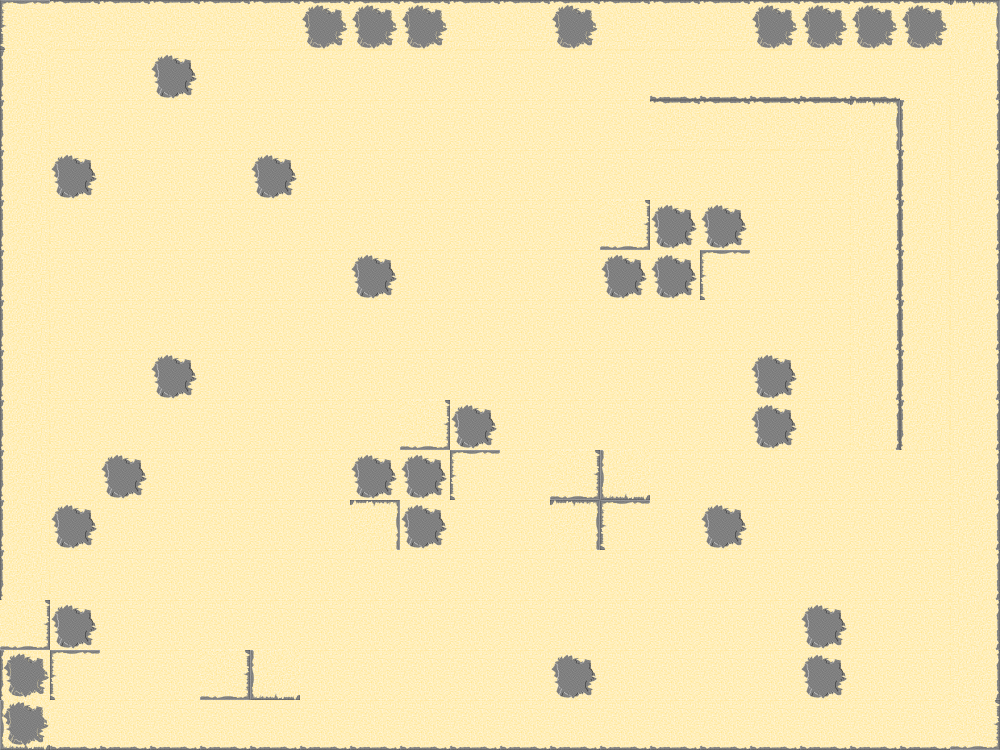

Below is a game level as drawn by its tile map, then a one-line description and the .tmx file that defines it, in full:
An orthogonal 20x15 tile map with 50x50 px tiles, 1 tile layer (Tile Layer 1) and 22 objects.

<map version="1.0" orientation="orthogonal" renderorder="right-down" width="20" height="15" tilewidth="50" tileheight="50" nextobjectid="1">
 <tileset firstgid="1" name="Sandy_18_Tileset" tilewidth="50" tileheight="50" tilecount="18" columns="6">
  <image source="../Assets/Sandy/TileSets/Sandy_18_Tileset.png" width="300" height="150" />
  <tile id="0">
   <objectgroup draworder="index">
    <object id="1" x="0.25" y="0" width="49.75" height="4.75" />
    <object id="2" x="0.25" y="0" width="5.75" height="50.5" />
   </objectgroup>
  </tile>
  <tile id="1">
   <objectgroup draworder="index">
    <object id="1" x="-0.5" y="-0.5" width="50.5" height="5.25" />
   </objectgroup>
  </tile>
  <tile id="2">
   <objectgroup draworder="index">
    <object id="1" x="-0.5" y="0" width="50.25" height="6.25" />
    <object id="2" x="45.5" y="0.25" width="4" height="49.75" />
   </objectgroup>
  </tile>
  <tile id="3">
   <objectgroup draworder="index">
    <object id="3" x="5.09091" y="49.2727">
     <polygon points="0,0 -1.81818,-5.27273 3.09091,-6.72727 10.1818,-0.909091 25.0909,-0.363636 32.1818,-5.45455 38.5455,-3.09091 41.2727,-10.7273 41.2727,-17.2727 44.9091,-20.3636 41.8182,-29.4545 38,-42 44.5455,-45.4545 45.0909,-49.2727 -5.27273,-49.4545 -5.63636,0.727273 -0.363636,-0.181818" />
    </object>
   </objectgroup>
  </tile>
  <tile id="4">
   <objectgroup draworder="index">
    <object id="1" x="-0.181818" y="-0.181818">
     <polygon points="0,0 49.8182,-0.181818 50.1818,4.18182 43.6364,3.81818 23.6364,3.27273 13.6364,3.63636 3.09091,2.72727 0.363636,2.54545" />
    </object>
    <object id="2" x="8.72727" y="6.72727">
     <polygon points="0,0 -6.90909,12.1818 -1.45455,36.5455 8.18182,42 16.3636,42 26.3636,37.4545 32.7273,40 35.8182,32.9091 32.3636,28.5455 37.2727,24 39.6364,21.2727 38,15.6364 33.0909,10.5455 33.8182,3.45455 25.8182,0.545455 18,-0.909091 13.8182,-2.72727 0,-0.181818" />
    </object>
   </objectgroup>
  </tile>
  <tile id="5">
   <objectgroup draworder="index">
    <object id="2" x="0.181818" y="5.63636">
     <polygon points="0,0 5.27273,-1.45455 8.54545,-0.181818 1.27273,11.8182 0.909091,14.5455 4.54545,28.9091 5.63636,37.8182 13.6364,43.0909 24.5455,43.4545 34.5455,38.9091 40.9091,40.7273 43.6364,34 45.0909,42.5455 48.9091,44.3636 49.8182,44 49.4545,-5.45455 -0.545455,-5.81818 -0.181818,-0.181818" />
    </object>
   </objectgroup>
  </tile>
  <tile id="6">
   <objectgroup draworder="index">
    <object id="1" x="-0.5" y="-0.25" width="5.25" height="50.25" />
   </objectgroup>
  </tile>
  <tile id="8">
   <objectgroup draworder="index">
    <object id="4" x="45.5" y="0" width="4" height="49.75" />
   </objectgroup>
  </tile>
  <tile id="9">
   <objectgroup draworder="index">
    <object id="1" x="0" y="0.25" width="50" height="49.25" />
   </objectgroup>
  </tile>
  <tile id="10">
   <objectgroup draworder="index">
    <object id="6" x="6.18182" y="8.36364">
     <polygon points="0,0 9.27273,-4.36364 17.6364,-3.09091 22.1818,-0.545455 29.2727,-0.545455 34.9091,0.909091 36.5455,10.1818 40.9091,16 41.2727,21.0909 35.4545,24.9091 34.3636,28.3636 37.2727,31.0909 37.0909,37.4545 30.5455,37.6364 27.6364,35.2727 21.2727,38.3636 18.1818,40.9091 14,40.5455 5.45455,39.4545 1.09091,36.5455 -1.27273,31.2727 0.181818,25.8182 -2.18182,22.9091 -1.27273,18.5455 -3.27273,16.5455 -2.90909,13.6364 -5.63636,10.1818 -0.181818,-0.181818" />
    </object>
   </objectgroup>
  </tile>
  <tile id="11">
   <objectgroup draworder="index">
    <object id="1" x="-0.5" y="0" width="50.25" height="49.5" />
   </objectgroup>
  </tile>
  <tile id="12">
   <objectgroup draworder="index">
    <object id="1" x="0" y="-0.25" width="5.25" height="50.25" />
    <object id="2" x="-0.25" y="43" width="50.25" height="7" />
   </objectgroup>
  </tile>
  <tile id="13">
   <objectgroup draworder="index">
    <object id="1" x="-0.25" y="45" width="50.25" height="5" />
   </objectgroup>
  </tile>
  <tile id="14">
   <objectgroup draworder="index">
    <object id="1" x="-0.25" y="44.75" width="50" height="5.25" />
    <object id="2" x="43.75" y="-0.25" width="6" height="49.75" />
   </objectgroup>
  </tile>
  <tile id="15">
   <objectgroup draworder="index">
    <object id="1" x="0.75" y="-0.5" width="49" height="50.25" />
   </objectgroup>
  </tile>
  <tile id="16">
   <objectgroup draworder="index">
    <object id="1" x="0" y="0.25" width="49.75" height="49.75" />
   </objectgroup>
  </tile>
  <tile id="17">
   <objectgroup draworder="index">
    <object id="1" x="-0.5" y="0" width="50.25" height="50" />
   </objectgroup>
  </tile>
 </tileset>
 <layer name="Tile Layer 1" width="20" height="15">
  <data encoding="csv">
1,2,2,2,2,2,5,5,5,2,2,5,2,2,2,5,5,5,5,3,
7,8,8,11,8,8,8,8,8,8,8,8,8,14,14,14,14,14,8,9,
7,8,8,8,8,8,8,8,8,8,8,8,8,2,2,2,2,3,7,9,
7,11,8,8,8,11,8,8,8,8,8,8,8,8,8,8,8,9,7,9,
7,8,8,8,8,8,8,8,8,8,8,8,15,11,11,8,8,9,7,9,
7,8,8,8,8,8,8,11,8,8,8,8,11,11,1,8,8,9,7,9,
7,8,8,8,8,8,8,8,8,8,8,8,8,8,8,8,8,9,7,9,
7,8,8,11,8,8,8,8,8,8,8,8,8,8,8,11,8,9,7,9,
7,8,8,8,8,8,8,8,15,11,8,8,8,8,8,11,8,9,7,9,
7,8,11,8,8,8,8,11,11,1,8,15,13,8,8,8,8,8,8,9,
7,11,8,8,8,8,8,3,11,8,8,3,1,8,11,8,8,8,8,9,
7,8,8,8,8,8,8,8,8,8,8,8,8,8,8,8,8,8,8,9,
15,11,8,8,8,8,8,8,8,8,8,8,8,8,8,8,11,8,8,9,
10,1,8,8,15,13,8,8,8,8,8,11,8,8,8,8,11,8,8,9,
16,14,14,14,14,14,14,14,14,14,14,14,14,14,14,14,14,14,14,15
</data>
 </layer>
</map>